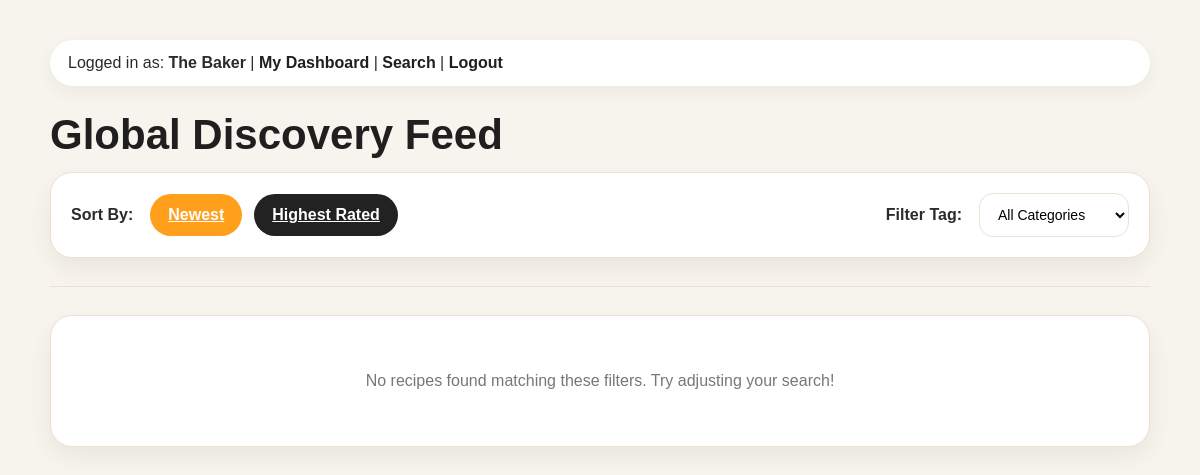
Before: /feed (signed in) with the older database file.
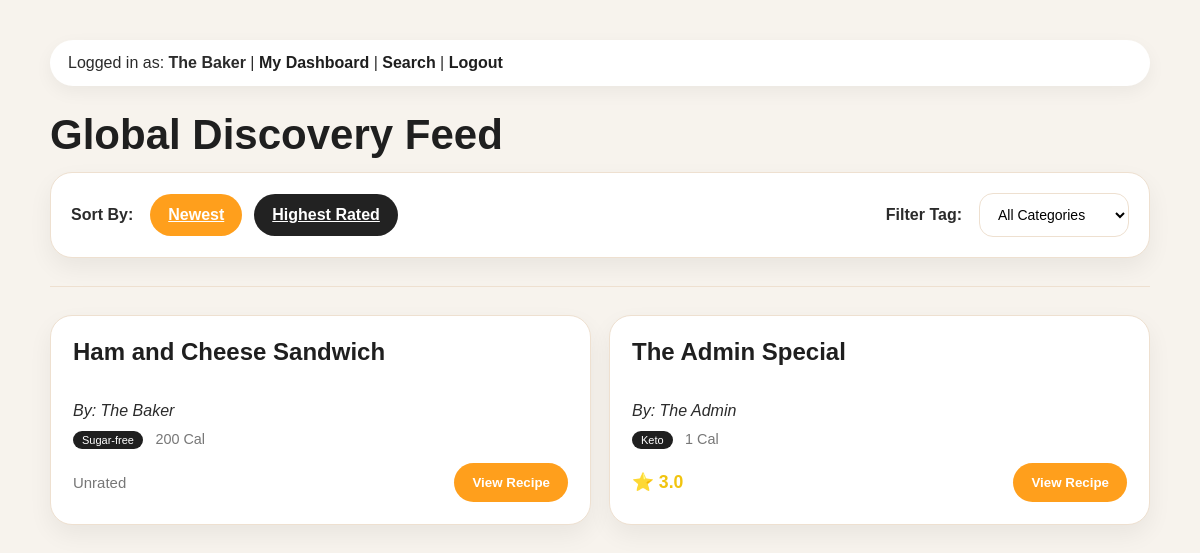
After: the same page with the newer database file.
### app.py (models this page shows)
class User(db.Model):
    id = db.Column(db.Integer, primary_key=True)
    is_admin = db.Column(db.Boolean, default=False)
    username = db.Column(db.String(80), unique=True, nullable=False)
    password = db.Column(db.String(200), nullable=False)
    recipes = db.relationship('Recipe', backref='owner', lazy=True, cascade="all, delete-orphan")

class Recipe(db.Model):
    id = db.Column(db.Integer, primary_key=True)
    name = db.Column(db.String(100), nullable=False)
    servings = db.Column(db.Integer, nullable=False)
    instructions = db.Column(db.Text, nullable=True)
    ingredients = db.relationship('Ingredient', backref='recipe', lazy=True, cascade="all, delete-orphan")
    calories = db.Column(db.Integer, default=0)
    protein = db.Column(db.Integer, default=0)
    carbs = db.Column(db.Integer, default=0)
    fat = db.Column(db.Integer, default=0)
    tags = db.Column(db.String(200), nullable=True)
    is_public = db.Column(db.Boolean, default=False)
    user_id = db.Column(db.Integer, db.ForeignKey('user.id'), nullable=False)
    forked_from = db.Column(db.String(80), nullable=True)
    ratings = db.relationship('Rating', backref='recipe', lazy=True, cascade="all, delete-orphan")
    comments = db.relationship('Comment', backref='recipe', lazy=True, cascade="all, delete-orphan")

### app.py (the view)
@app.route('/feed')
def feed():
    if 'user_id' not in session: return redirect(url_for('login'))
    sort_by = request.args.get('sort', 'newest')
    tag_filter = request.args.get('tag', '')
    query = Recipe.query.filter_by(is_public=True)
    if tag_filter: query = query.filter(Recipe.tags == tag_filter)
    if sort_by == 'highest_rated':
        query = query.outerjoin(Rating).group_by(Recipe.id).order_by(func.avg(Rating.stars).desc())
    else:
        query = query.order_by(Recipe.id.desc())
    return render_template('feed.html', recipes=query.all(), username=session.get('username'), current_sort=sort_by, current_tag=tag_filter)

### app.py (called while the page is built)
@app.before_request
def clear_stale_session():
    if 'user_id' in session:
        user = User.query.get(session['user_id'])
        if not user:
            session.clear()

### templates/feed.html (shortened to what this page needs)
<!DOCTYPE html>
<html lang="en">
<head>
    <link rel="stylesheet" href="{{ url_for('static', filename='style.css') }}">
</head>
<body class="page-body">
    <div class="feed-container container">
        <p class="nav-bar">
            Logged in as: <strong class="username">{{ username }}</strong> |
            <a class="nav-link" href="/">My Dashboard</a> |
            <a class="nav-link" href="/search">Search</a> |
            <a class="nav-link" href="/logout">Logout</a>
        </p>
        <h1 class="page-title">Global Discovery Feed</h1>
        <div class="toolbar card" style="display: flex; justify-content: space-between; align-items: center; flex-wrap: wrap; gap: 20px; padding: 20px;">
            <div class="toolbar-group">
                <span class="toolbar-label">Sort By:</span>
                <a href="/feed?sort=newest&tag={{ current_tag }}"
                   class="btn btn-secondary {{ 'active-sort' if current_sort == 'newest' }}">Newest</a>
                <a href="/feed?sort=highest_rated&tag={{ current_tag }}"
                   class="btn btn-secondary {{ 'active-sort' if current_sort == 'highest_rated' }}">Highest Rated</a>
            </div>
            <div class="toolbar-group">
                <span class="toolbar-label">Filter Tag:</span>
                <select class="form-select" onchange="location = this.value;" style="min-width: 150px;">
                    <option value="/feed?sort={{ current_sort }}">All Categories</option>
                </select>
            </div>
        </div>
        <hr class="divider">
        {% if recipes %}
            <div id="recipe-grid" class="grid">
                {% for recipe in recipes %}
                    <div class="recipe-card card" style="display: flex; flex-direction: column;">
                        <h2 class="recipe-title">
                            <a class="recipe-link" href="/recipe/{{ recipe.id }}">
                                {{ recipe.name }}
                            </a>
                        </h2>
                        <p class="recipe-author" style="margin-bottom: 10px;">
                            <em>By: <span class="author-name">{{ recipe.owner.username }}</span></em>
                        </p>
                        <div class="recipe-meta" style="margin-bottom: 15px;">
                            {% if recipe.tags %}
                                <span class="badge-admin" style="background: var(--dark);">{{ recipe.tags|capitalize }}</span>
                            {% endif %}
                            <span style="margin-left: 8px; font-size: 0.9em; color: var(--muted);">{{ recipe.calories or 0 }} Cal</span>
                        </div>
                        <div style="display: flex; justify-content: space-between; align-items: center; margin-top: auto;">
                            <span class="rating-stars">
                                {% if recipe.ratings %}
                                    ⭐ {{ (recipe.ratings|sum(attribute='stars') / recipe.ratings|length)|round(1) }}
                                {% else %}
                                    <span style="color: var(--muted); font-weight: normal; font-size: 0.85em;">Unrated</span>
                                {% endif %}
                            </span>
                            <a href="/recipe/{{ recipe.id }}">
                                <button class="btn btn-primary">View Recipe</button>
                            </a>
                        </div>
                    </div>
                {% endfor %}
            </div>
        {% else %}
            <div class="card" style="text-align: center; padding: 40px;">
                <p class="empty-state">No recipes found matching these filters. Try adjusting your search!</p>
            </div>
        {% endif %}
    </div>
</body>
</html>

### static/style.css (style rules this page uses)
:root { --orange: #ff9f1c; --dark: #1f1f1f; --text: #2b2b2b; --muted: #777; --bg: #f7f3ed; --card: #ffffff; --border: #eee0d0; }
body, .page-body { font-family: Arial, sans-serif; max-width: 1100px; margin: 0 auto; padding: 24px; background: var(--bg); color: var(--text); }
.container, .feed-container, .dashboard-container, .recipe-container, .search-container, .form-container { max-width: 1100px; margin: 0 auto; }
.card, .recipe-card, .form-card, .search-result-item, .form-container { background: var(--card); border: 1px solid var(--border); border-radius: 22px; padding: 22px; box-shadow: 0 10px 25px rgba(0, 0, 0, 0.06); }
.page-title, .form-title { font-size: 42px; line-height: 1; margin-bottom: 16px; color: var(--dark); }
.divider { border: none; border-top: 1px solid var(--border); margin: 28px 0; }
.nav-bar { background: white; padding: 14px 18px; border-radius: 999px; box-shadow: 0 6px 18px rgba(0,0,0,0.05); margin-bottom: 28px; }
.nav-link, .recipe-link, .back-link { color: var(--dark); text-decoration: none; font-weight: 600; }
.form-input, .form-select, .form-textarea, input, select, textarea { padding: 12px 14px; border: 1px solid var(--border); border-radius: 14px; font-size: 14px; background: white; }
.btn, button { border: none; border-radius: 999px; padding: 12px 18px; font-weight: 700; cursor: pointer; }
.btn-primary { background: var(--orange); color: white; }
.btn-secondary { background: #222; color: white; }
#recipe-grid, .grid, #original-recipes-grid, #forked-recipes-grid { display: grid; grid-template-columns: repeat(auto-fit, minmax(240px, 1fr)); gap: 18px; }
.recipe-card { transition: transform 0.2s ease, box-shadow 0.2s ease; }
.recipe-title { font-size: 24px; margin-top: 0; }
.recipe-meta, .result-meta, .text-muted, .empty-state { color: var(--muted); }
.badge-admin { background: var(--orange); color: white; font-size: 11px; padding: 3px 9px; border-radius: 999px; }

### templates/feed.html (style rules this page uses)
.toolbar-group { display: flex; align-items: center; gap: 12px; }
.toolbar-label { font-weight: bold; margin-right: 5px; }
.active-sort { background: var(--orange) !important; color: white !important; }
.rating-stars { color: #f1c40f; font-weight: bold; font-size: 1.1em; }

Changed rows visible on the page:
added Recipe: name "Ham and Cheese Sandwich", owner.username "The Baker", tags "Sugar-free", calories "200", shows "Unrated"
added Recipe: name "The Admin Special", owner.username "The Admin", tags "Keto", calories "1", ratings "3.0"
Other visible differences:
text no longer shown: "No recipes found matching these filters. Try adjusting your search!"
